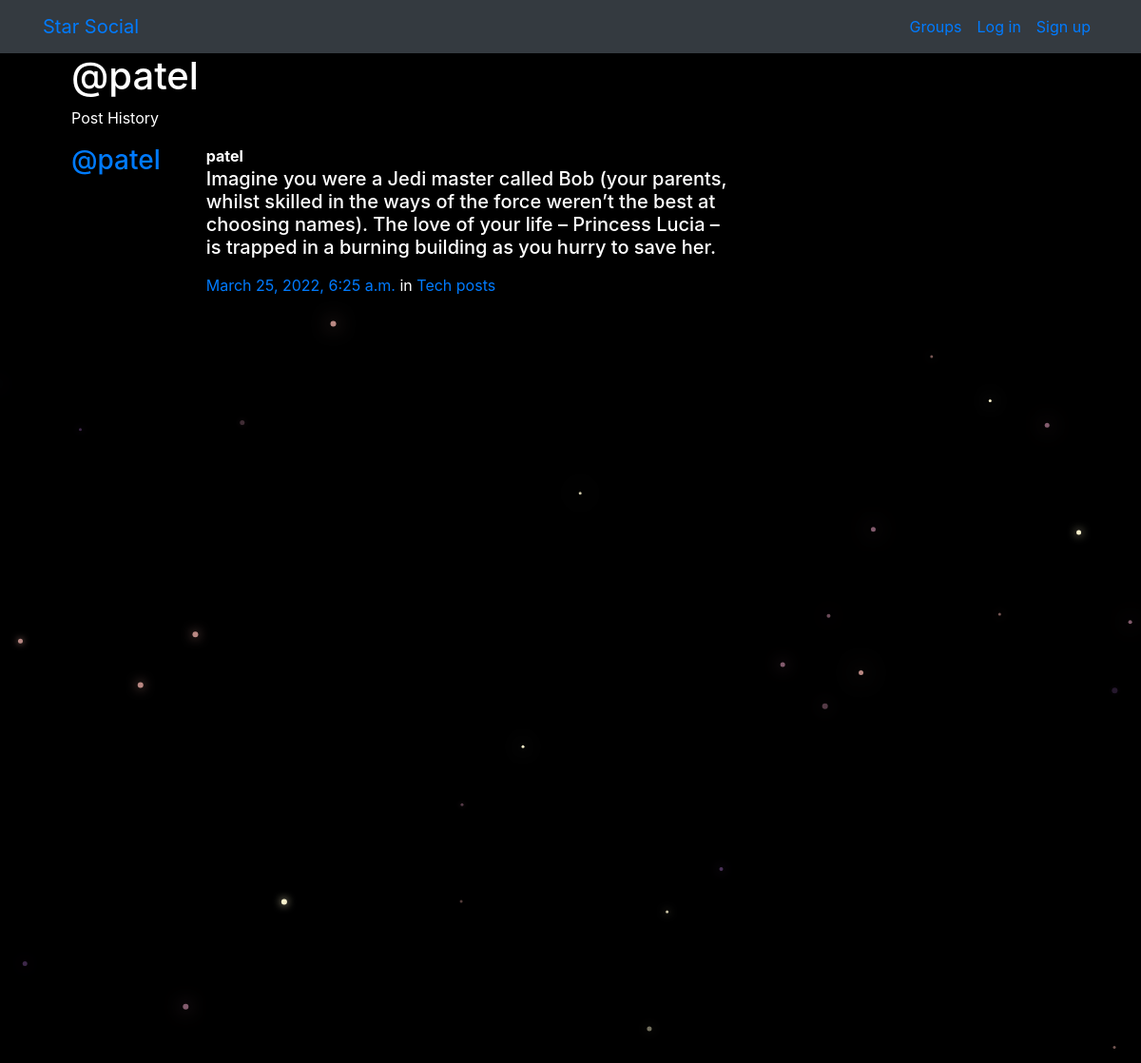
Page /posts/by/patel/ on the committed database.
### posts/models.py (models this page shows, shortened)
class Post(models.Model):
    user = models.ForeignKey(User, related_name="posts",on_delete=models.CASCADE)
    created_at = models.DateTimeField(auto_now=True)
    message = models.TextField()
    message_html = models.TextField(editable=False)
    group = models.ForeignKey(Group, related_name="posts",null=True, blank=True,on_delete=models.CASCADE)
    class Meta:
        ordering = ["-created_at"]
        unique_together = ["user", "message"]

### groups/models.py (models this page shows, shortened)
class Group(models.Model):
    name = models.CharField(max_length=255, unique=True)
    slug = models.SlugField(allow_unicode=True, unique=True)
    description = models.TextField(blank=True, default='')
    description_html = models.TextField(editable=False, default='', blank=True)
    members = models.ManyToManyField(User,through="GroupMember")
    class Meta:
        ordering = ["name"]

### posts/views.py (the view)
# urls.py: path("by/<username>/",views.UserPosts.as_view(),name="for_user"),
class UserPosts(generic.ListView):
    model = models.Post
    template_name = "posts/user_post_list.html"
    def get_queryset(self):
        try:
            self.post_user = User.objects.prefetch_related("posts").get(
                username__iexact=self.kwargs.get("username")
            )
        except User.DoesNotExist:
            raise Http404
        else:
            return self.post_user.posts.all()
    def get_context_data(self, **kwargs):
        context = super().get_context_data(**kwargs)
        context["post_user"] = self.post_user
        return context

### posts/templates/posts/user_post_list.html
{% extends "posts/post_base.html" %}
{% block prepost %}
<div class="col-md-4">
	<h1>@{{ post_user.username }}</h1>
	<p>Post History</p>
</div>
{% endblock %}
{% block post_content %}
<div class="col-md-8">
	{% for post in post_list %}
		{% include "posts/_post.html" %}
	{% endfor %}
</div>
{% endblock %}

### posts/templates/posts/_post.html (shortened to what this page needs)
<div class="media">
	<h3 class="mr-5"><a href="{% url 'posts:for_user' username=post.user.username %}">@{{ post.user.username }}</a></h3>
	<div class="media-body">
		<strong>{{ post.user.username }}</strong>
		<h5>{{ post.message_html|safe }}</h5>
			<time class="time"><a href="{% url 'posts:single' username=post.user.username pk=post.pk %}">{{ post.created_at }}</a></time>
			{% if post.group %}
			<span class="group-name">in <a href="#">{{ post.group.name }}</a></span>
			{% endif %}
	</div>
</div>

### static/simplesocial/css/master.css (style rules this page uses)
body { margin: 0; overflow: hidden; background-color: black; color:white; }

### rows in the picture
Post: user.username "patel", message_html "Imagine you were a Jedi master called Bob (your parents, whilst skilled in the ways of the force weren’t the best at choosing names). The love of your life – Princess Lucia – is trapped in a burning building as you hurry to save her.", created_at "March 25, 2022, 6:25 a.m.", group.name "Tech posts"

### other values in the picture
{{ post_user.username }} "patel"
